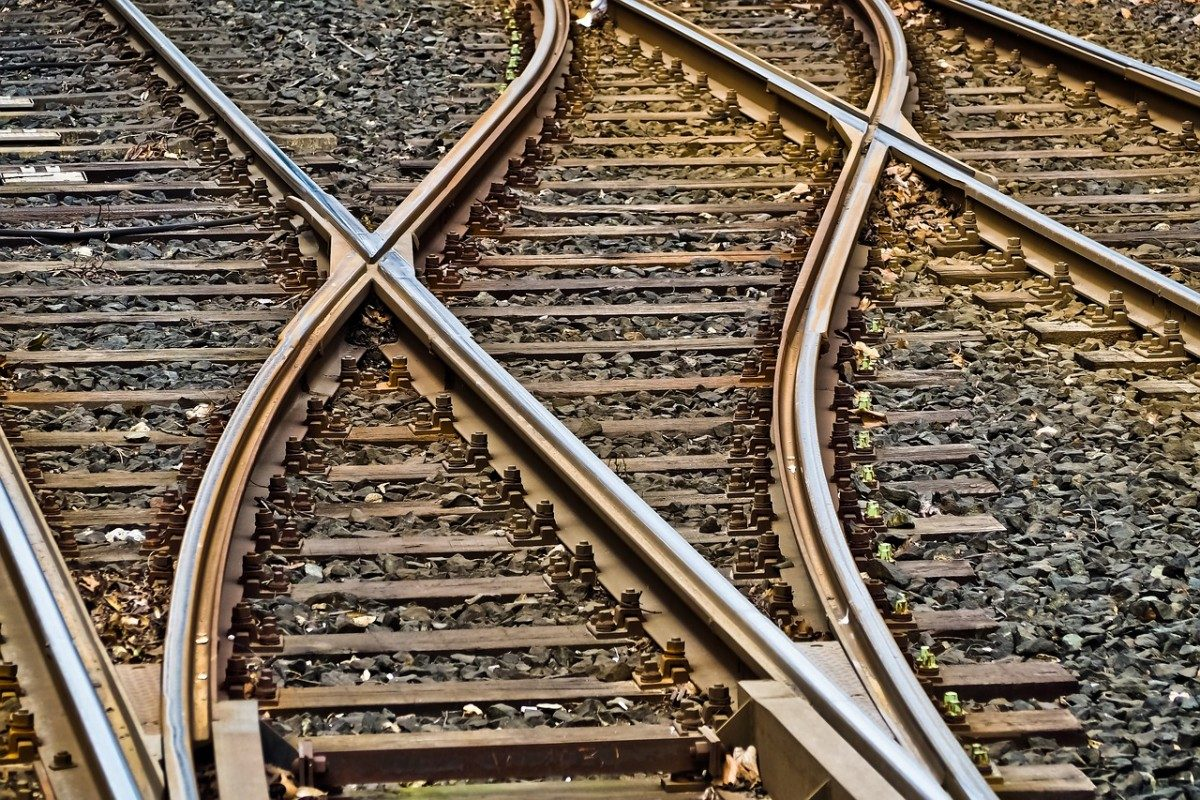
#> input picture images/railway.jpg, 1200 x 800 px
$ python P_3_7_3_skeletonization.py
#> lines starting #> are read from the running program, lines starting #| are printed output that depends on the picture; after the words box and inside, x2 and y2 are one past the last pixel; in counts of white or black regions, pixels touching at a corner belong together
### getSkeletonIntersection.py
# Author: Sisi(Scarlett) Liu <scarlett.liu@csu.edu.cn>
# Uni: Central South University, Changsha, China
# Online course: Robotic Vision and Applications
# Created: 09-Sep-2020   Modified: 09-Sep-2020   Revision: 1.0
# Copyright © 2020 SR2V Ltd. All rights reserved

# Lecture 3-7-3 Skeletonization

# import lib
import cv2
import numpy as np

def neighbours(x,y,image):
    """Return 8-neighbours of image point P1(x,y), in a clockwise order"""
    img = image
    x_1, y_1, x1, y1 = x-1, y-1, x+1, y+1;
    return [ img[x_1][y], img[x_1][y1], img[x][y1], img[x1][y1], img[x1][y], img[x1][y_1], img[x][y_1], img[x_1][y_1] ]

def getSkeletonIntersection(skeleton):
    """ Given a skeletonised image, it will give the coordinates of the intersections of the skeleton.

    Keyword arguments:
    skeleton -- the skeletonised image to detect the intersections of

    Returns:
    List of 2-tuples (x,y) containing the intersection coordinates
    """
    # A biiiiiig list of valid intersections             2 3 4
    # These are in the format shown to the right         1 C 5
    #                                                    8 7 6
    validIntersection = [[0,1,0,1,0,0,1,0],[0,0,1,0,1,0,0,1],[1,0,0,1,0,1,0,0],
                         [0,1,0,0,1,0,1,0],[0,0,1,0,0,1,0,1],[1,0,0,1,0,0,1,0],
                         [0,1,0,0,1,0,0,1],[1,0,1,0,0,1,0,0],[0,1,0,0,0,1,0,1],
                         [0,1,0,1,0,0,0,1],[0,1,0,1,0,1,0,0],[0,0,0,1,0,1,0,1],
                         [1,0,1,0,0,0,1,0],[1,0,1,0,1,0,0,0],[0,0,1,0,1,0,1,0],
                         [1,0,0,0,1,0,1,0],[1,0,0,1,1,1,0,0],[0,0,1,0,0,1,1,1],
                         [1,1,0,0,1,0,0,1],[0,1,1,1,0,0,1,0],[1,0,1,1,0,0,1,0],
                         [1,0,1,0,0,1,1,0],[1,0,1,1,0,1,1,0],[0,1,1,0,1,0,1,1],
                         [1,1,0,1,1,0,1,0],[1,1,0,0,1,0,1,0],[0,1,1,0,1,0,1,0],
                         [0,0,1,0,1,0,1,1],[1,0,0,1,1,0,1,0],[1,0,1,0,1,1,0,1],
                         [1,0,1,0,1,1,0,0],[1,0,1,0,1,0,0,1],[0,1,0,0,1,0,1,1],
                         [0,1,1,0,1,0,0,1],[1,1,0,1,0,0,1,0],[0,1,0,1,1,0,1,0],
                         [0,0,1,0,1,1,0,1],[1,0,1,0,0,1,0,1],[1,0,0,1,0,1,1,0],
                         [1,0,1,1,0,1,0,0]];
    image = skeleton.copy();
    image = image/255;
    intersections = list();
    for x in range(1,len(image)-1):
        for y in range(1,len(image[x])-1):
            # If we have a white pixel
            if image[x][y] == 1:
                my_neighbours = neighbours(x,y,image);
                valid = True;
                if my_neighbours in validIntersection:
                    intersections.append((y,x));
    # Filter intersections to make sure we don't count them twice or ones that are very close together
    for point1 in intersections:
        for point2 in intersections:
            if (((point1[0] - point2[0])**2 + (point1[1] - point2[1])**2) < 10**2) and (point1 != point2):
                intersections.remove(point2);
    # Remove duplicates
    intersections = list(set(intersections));
    return intersections;

### P_3_7_3_skeletonization.py
# Author: Sisi(Scarlett) Liu <scarlett.liu@csu.edu.cn>
# Uni: Central South University, Changsha, China
# Online course: Robotic Vision and Applications
# Created: 09-Sep-2020   Modified: 09-Sep-2020   Revision: 1.0
# Copyright © 2020 SR2V Ltd. All rights reserved

# Lecture 3-7-3 Skeletonization

# import lib
import cv2
import numpy as np
from getSkeletonIntersection import getSkeletonIntersection

# load an image & turn it to gray
img = cv2.imread('images/railway.jpg', cv2.IMREAD_GRAYSCALE)
#> img: shape (800, 1200); min 0, max 255, mean 102.6
img = cv2.resize(img,None,fx=0.5,fy=0.5) # resize the image by 70%
#> img: shape (400, 600)
cv2.imshow('img', img) # Display img

# thresholding
bw = cv2.adaptiveThreshold(img,255,cv2.ADAPTIVE_THRESH_MEAN_C,cv2.THRESH_BINARY,11,2)
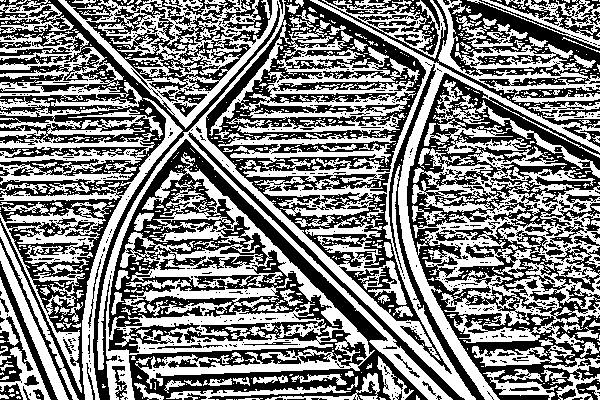
#> bw: shape (400, 600); 50.8% white; 702 black regions (599 under 20 px), largest, box (x1, y1, x2, y2) and area: (108, 139, 428, 400) 24035, (407, 73, 600, 400) 22861, (0, 0, 280, 400) 20263
# show images
cv2.imshow('bw', bw) # Display img

# morphological operations
kernel = cv2.getStructuringElement(cv2.MORPH_ELLIPSE,(3,3)) # disk / ellipse
bw2 = cv2.morphologyEx(bw, cv2.MORPH_OPEN, kernel)
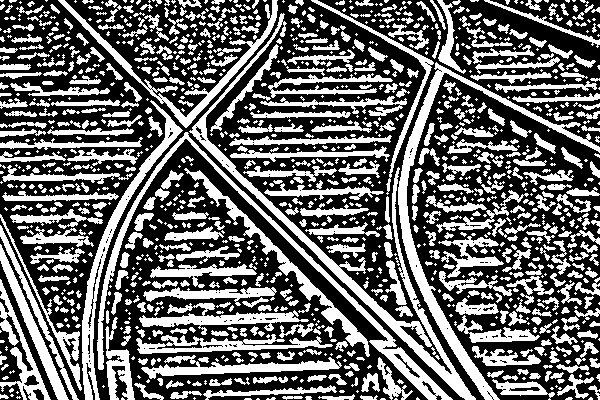
#> bw2: shape (400, 600); 40.7% white; 1238 white regions (650 under 20 px)

# Filter using contour area and remove small noise
bw3 = bw2.copy() # copy bw2 to bw3
cnts = cv2.findContours(bw2, cv2.RETR_TREE, cv2.CHAIN_APPROX_SIMPLE)
#> cnts = 1628 contours, 1187 with area under 20; largest, box (x1, y1, x2, y2) and area: (189, 13, 476, 400) 4593, (398, 62, 600, 400) 4075, (97, 132, 453, 400) 3598, (82, 100, 183, 400) 2796, (184, 168, 370, 357) 2030
cnts = cnts[0] if len(cnts) == 2 else cnts[1]
for c in cnts:
    area = cv2.contourArea(c)
    if area < 3000:
        cv2.drawContours(bw2, [c], -1, (0,0,0), -1)
#> this loop made 1628 passes
#> area on passes 12, 14, 15: 36, 40.5, 84
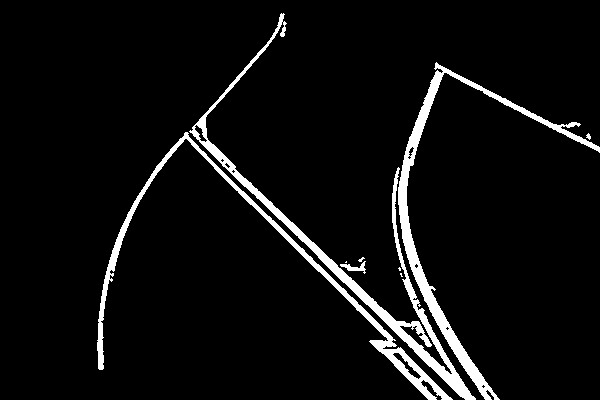
#> bw2: shape (400, 600); 5.7% white; 9 white regions (4 under 20 px), largest, box (x1, y1, x2, y2) and area: (189, 13, 476, 400) 5031, (398, 62, 600, 400) 4495, (97, 132, 453, 400) 3900, (340, 261, 366, 274) 124, (586, 133, 591, 140) 21

kernel2 = cv2.getStructuringElement(cv2.MORPH_ELLIPSE,(11,11)) # disk / ellipse
bw4 = cv2.dilate(bw3, kernel2);
#> bw4: shape (400, 600); 99% white; 100 black regions (85 under 20 px), largest, box (x1, y1, x2, y2) and area: (474, 5, 600, 58) 749, (235, 197, 375, 335) 447, (549, 135, 589, 155) 156
compare1 = np.concatenate((bw, bw2), axis=1) #side by side comparison
#> compare1: shape (400, 1200); 28.2% white; 967 white regions (818 under 20 px), largest, box (x1, y1, x2, y2) and area: (58, 0, 600, 400) 70348, (0, 82, 163, 186) 5938, (789, 13, 1076, 400) 5031
compare2 = np.concatenate((bw3, bw4), axis=1) #side by side comparison
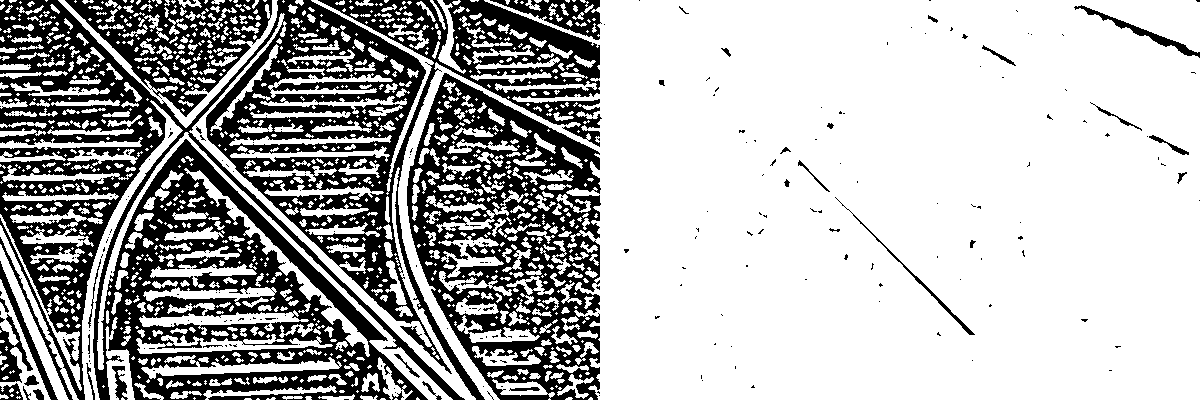
#> compare2: shape (400, 1200); 69.9% white; 269 black regions (231 under 20 px), largest, box (x1, y1, x2, y2) and area: (0, 0, 602, 400) 96878, (407, 73, 601, 400) 30311, (65, 0, 272, 117) 9242
img2 = np.concatenate((compare1,compare2), axis=0) #side by side comparison
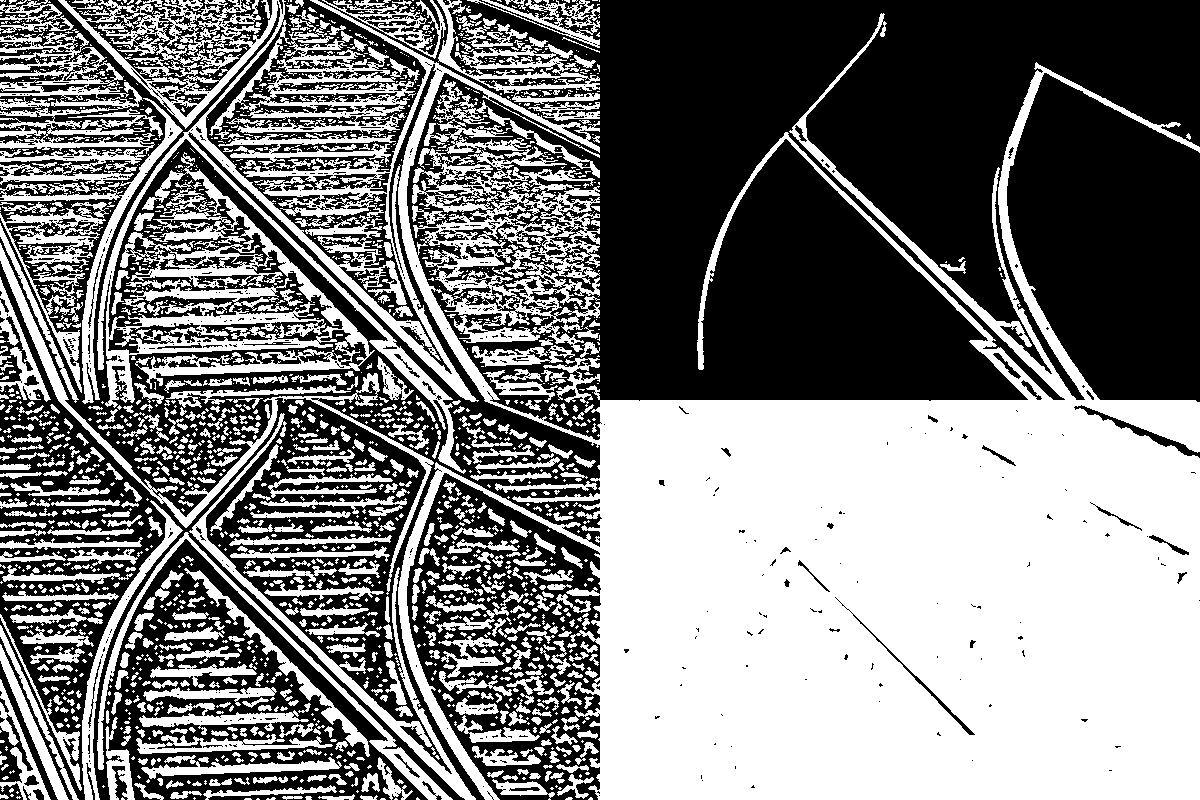
#> img2: shape (800, 1200); 49% white; 2137 white regions (1435 under 20 px), largest, box (x1, y1, x2, y2) and area: (58, 0, 1200, 800) 329032, (0, 82, 163, 186) 5938, (0, 243, 434, 595) 5581
cv2.imshow('img2', img2) # Display img

#  skeletonization
bw = cv2.ximgproc.thinning(bw4)
#> bw: shape (400, 600); 4.8% white in thin lines or dots
compare1 = np.concatenate((bw4, bw), axis=1) #side by side comparison
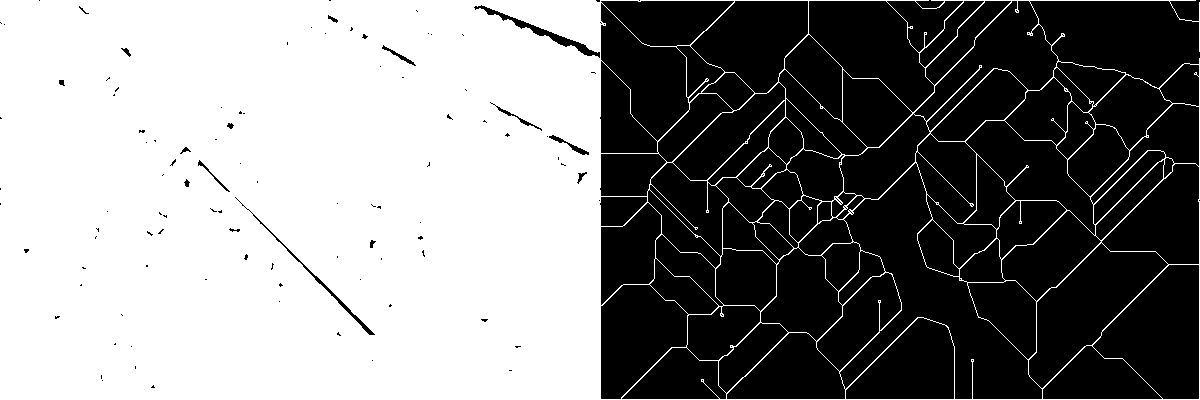
#> compare1: shape (400, 1200); 51.9% white; 127 black regions (111 under 20 px), largest, box (x1, y1, x2, y2) and area: (600, 0, 1200, 399) 228347, (474, 5, 600, 58) 749, (235, 197, 375, 335) 447
cv2.imshow('compare1', compare1) # Display img

# find the intersection
points = getSkeletonIntersection(bw)
#> in getSkeletonIntersection, `image = image/255;`: image: shape (400, 600) float64; values 0 (black) and 1 (white), 4.8% white in thin lines or dots
#> the loop in getSkeletonIntersection, `for x in range(1,len(image)-1):` made 398 passes
#> the loop in getSkeletonIntersection, `for point1 in intersections:` made 148 passes
#> point1 on passes 1 to 12: (208, 1), (417, 1), (598, 21), (438, 23), (307, 27), (309, 27), (208, 33), (431, 33), (89, 45), (451, 45), (76, 46), (324, 47)
centroids = np.array(points)
radius = 5 # Radius of circle
color = (0, 0, 255) # Red color in BGR
thickness = -1 # Line thickness of -1 px
# Using cv2.circle() method, draw a circle of red color of thickness -1 px
out = cv2.merge([bw,bw,bw])
#> out: shape (400, 600, 3); 4.8% white in thin lines or dots
for point in centroids:
    cv2.circle(out,(tuple(point)),radius,(0,0,255),thickness)
#> this loop made 148 passes
#> point on passes 1 to 12: [285, 272], [103, 381], [598, 21], [55, 258], [160, 311], [118, 360], [465, 132], [242, 121], [252, 241], [334, 85], [438, 23], [317, 151]
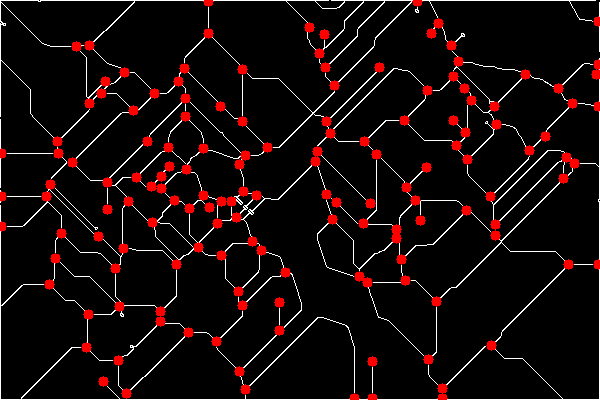
#> out: shape (400, 600, 3); mean of channels 0, 1, 2 9.8, 9.8, 22.2; drawn as B, G, R
# show results
cv2.imshow('out', out) # Display img

cv2.waitKey(0)        # Wait for a key press to
cv2.destroyAllWindows # close the img window

$ run again, with images/dinner.jpg copied over images/railway.jpg
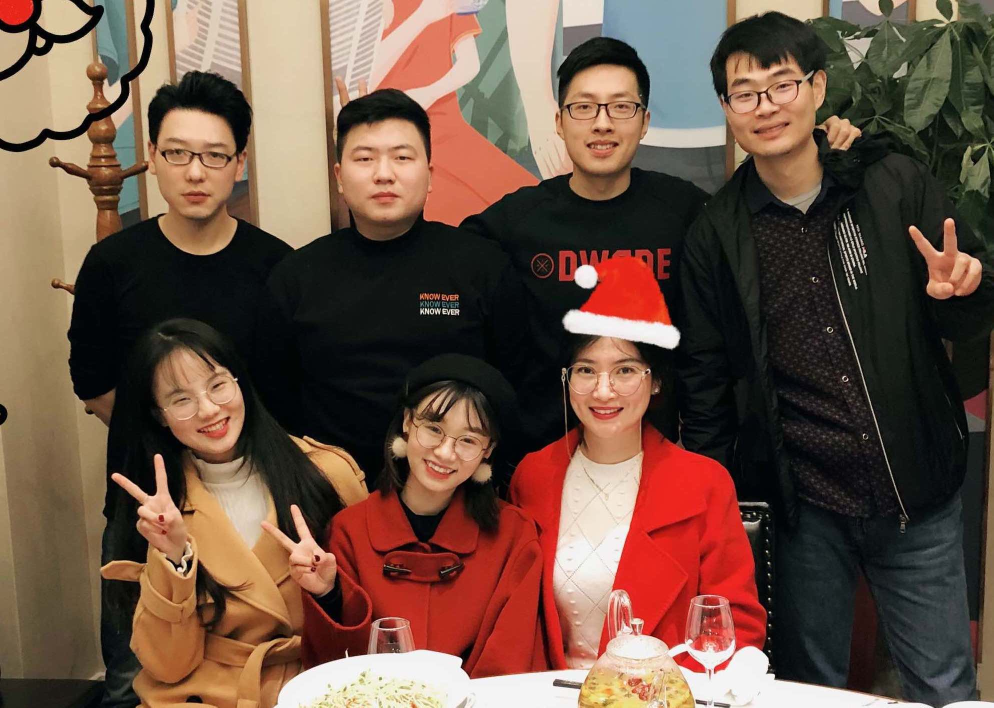
#> input picture images/dinner.jpg, 1987 x 1415 px (shown at 1/2 size)
#> cnts = 4679 contours, 3682 with area under 20; largest, box (x1, y1, x2, y2) and area: (75, 224, 933, 708) 107472, (0, 78, 302, 708) 63912, (483, 171, 892, 687) 41251, (506, 0, 827, 215) 27053, (822, 149, 994, 509) 23338
#> the loop `for c in cnts:` made 4679 passes
#> area on passes 6, 7, 9: 40.5, 22.5, 24
#> after the loop `for c in cnts:`:
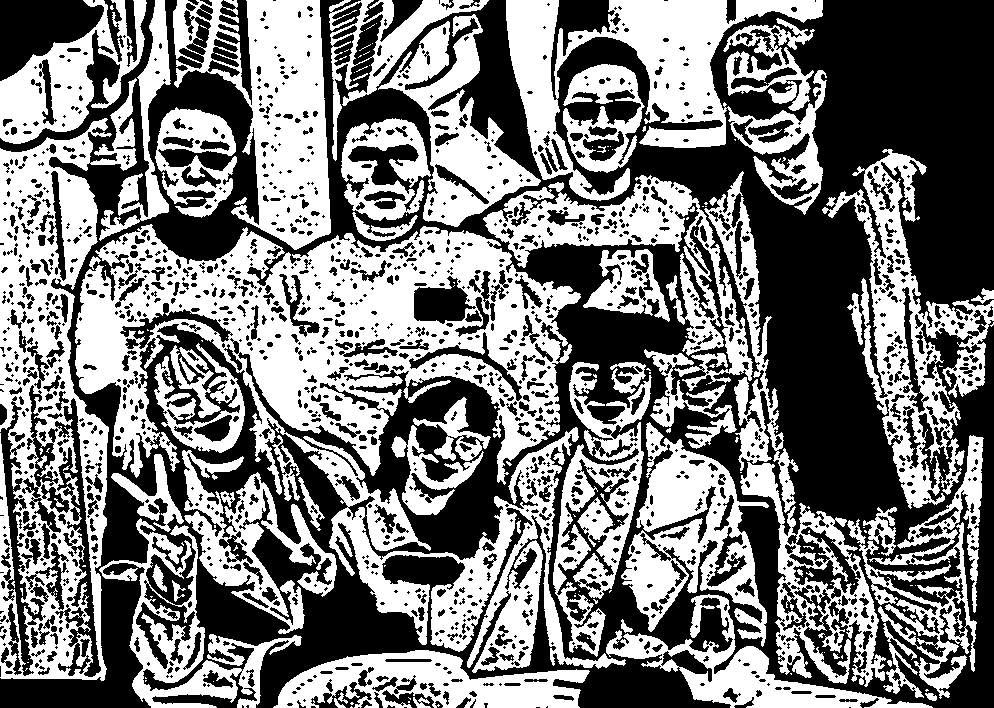
#> bw2: shape (708, 994); 48.1% white; 186 white regions (131 under 20 px), largest, box (x1, y1, x2, y2) and area: (75, 224, 626, 673) 80312, (0, 78, 137, 681) 33553, (506, 0, 827, 215) 25084
#> bw4: shape (708, 994); 99.8% white; 96 black regions (80 under 20 px), largest, box (x1, y1, x2, y2) and area: (828, 243, 841, 267) 161, (410, 114, 425, 131) 75, (565, 415, 575, 427) 72
#> compare2: shape (708, 1988); 82.8% white; 3052 black regions (2596 under 20 px), largest, box (x1, y1, x2, y2) and area: (0, 0, 994, 708) 186746, (0, 0, 104, 81) 2046, (64, 399, 100, 676) 1442
#> img2: shape (1416, 1988); 70.6% white; 8903 black regions (7236 under 20 px), largest, box (x1, y1, x2, y2) and area: (0, 0, 1988, 1416) 615145, (252, 370, 524, 560) 9639, (982, 0, 1098, 81) 5384
#> image: shape (708, 994) float64; values 0 (black) and 1 (white), 2.7% white in thin lines or dots
#> the loop in getSkeletonIntersection, `for x in range(1,len(image)-1):` made 706 passes
#> the loop in getSkeletonIntersection, `for point1 in intersections:` made 165 passes
#> point1 on passes 1 to 3: (66, 1), (502, 1), (897, 1)
#> the loop `for point in centroids:` made 165 passes
#> point on passes 1 to 3: [407, 570], [605, 637], [262, 533]
#> after the loop `for point in centroids:`:
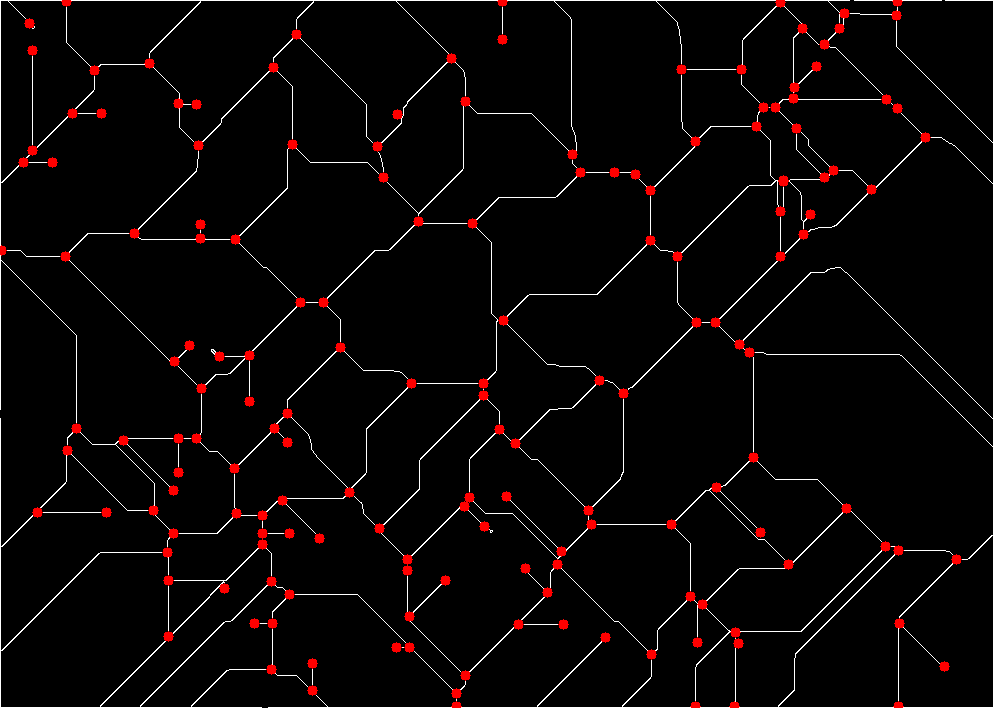
#> out: shape (708, 994, 3); mean of channels 0, 1, 2 5.8, 5.8, 10.6; drawn as B, G, R
